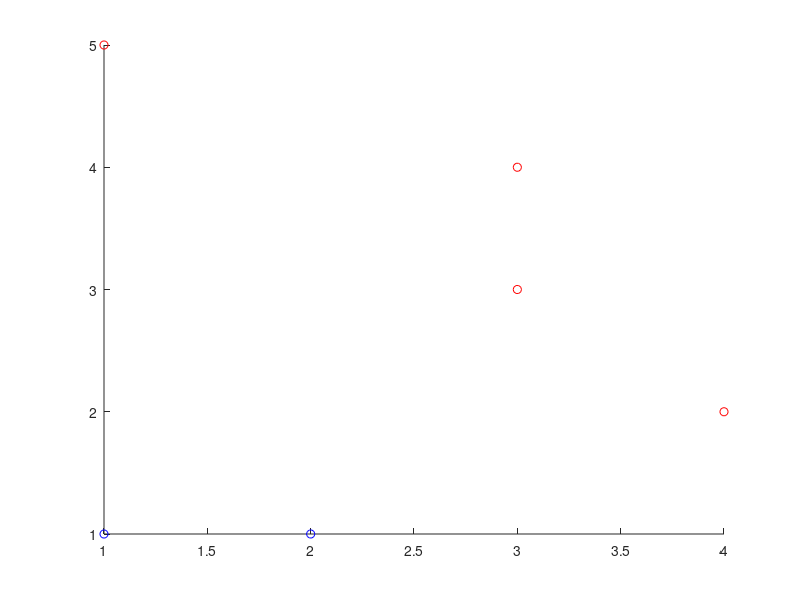

Write the MATLAB code that produced this figure. (Note: this script raises an error after producing the figure.)
%%Part C

clc
clear all
points = [1 4 3 3 2 1;
          5 2 3 4 1 1;
          1 1 1 1 1 1];
y = [1 1 1 1 -1 -1];

gamma_opt = (3/4)*sqrt(2);


gamma = 0.9*gamma_opt;
done = false;
k = 0;
w = [0;0;0];
while ~done
    thisLoop = 0;
    for i = 1:6
        if k == 0
           w = w + y(i)*points(:,i);
           k=k+1;
           thisLoop = thisLoop +1;
        elseif (y(i)*dot(w,points(:,i)))/norm(w(1:2)) < gamma
           w = w + y(i)*points(:,i);
           k=k+1;
           thisLoop = thisLoop +1;
        end
    end
    
    if thisLoop == 0
        done = true;
    end
    
end
w
x_pos = [1 3 3 4];
y_pos = [5 4 3 2];
x_neg = [1 2];
y_neg = [1 1];
hold on
scatter(x_pos,y_pos,'r')
scatter(x_neg,y_neg,'b')
refline(-w(1)/w(2),-w(3)/w(2))
axis([0 6 0 6])

hold off